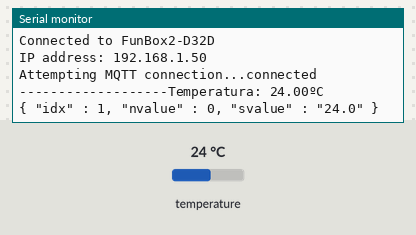
Recording of a sketch running on a simulated ESP8266 (NodeMCU). Shown: the last lines printed to the serial monitor. Inputs (shaded band) come from the test bench; at power-on: temperature 24 °C. WiFi joins after 1.5 s; servers stay silent unless stated; no MQTT or app messages arrive unless stated.

Above: at 3.2 s.
3.3 s: temperature set to 12 °C
At 5.5 s:
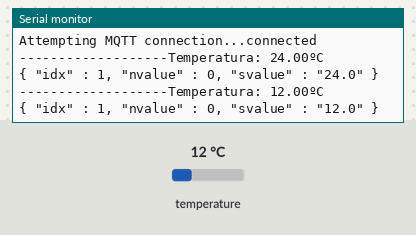
5.8 s: temperature set to 19 °C
At 6.8 s:
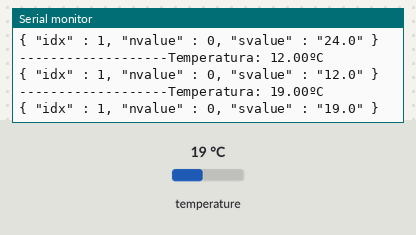
Timing chart, 0 to 8.8 s (numbered marks = the images above; inputs shaded):
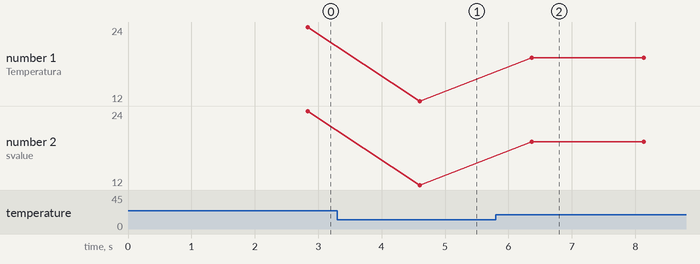

Measured:
- after the input at 3.3 s, the serial monitor: prints a new line after 1.3 s (image 1)
- after the input at 5.8 s, the serial monitor: prints a new line after 0.57 s (image 2)
- plotted number 1: 24 → 12 after the input at 3.3 s, 12 → 19 after the input at 5.8 s
- plotted number 2: 24 → 12 after the input at 3.3 s, 12 → 19 after the input at 5.8 s

The sketch:

ds18b20_v1.ino
```cpp
#include <ESP8266WiFi.h>
#include <PubSubClient.h>
#include <OneWire.h>
#include <DallasTemperature.h>

// GPIO where the DS18B20 is connected to
const int oneWireBus = 4;

// Setup a oneWire instance to communicate with any OneWire devices
OneWire oneWire(oneWireBus);

// Pass our oneWire reference to Dallas Temperature sensor
DallasTemperature sensors(&oneWire);

// WiFi configuration
const char* ssid = "FunBox2-D32D";
const char* password = "aleksandra2";

// MQTT configuration
const char* mqtt_server = "broker.mqtt-dashboard.com";
const char* mqtt_username = "";
const char* mqtt_password = "";
const char* mqtt_topic = "domoticz/in";

WiFiClient espClient;
PubSubClient client(espClient);

// Temperature variables
const int idx1 = 1;
char mqttbuffer[60];
float temperature1 = 0.0;

// Handle recieved MQTT message, just print it
void callback(char* topic, byte* payload, unsigned int length) {
  Serial.print("Message arrived [");
  Serial.print(topic);
  Serial.print("] ");
  for (int i = 0; i < length; i++) {
    Serial.print((char)payload[i]);
  }
  Serial.println();
}

// Reconnect to MQTT broker
void reconnect() {
  // Loop until we're reconnected
  while (!client.connected()) {
    Serial.print("Attempting MQTT connection...");
    // Attempt to connect
    if (client.connect("broker")) {
      Serial.println("connected");
    } else {
      Serial.print("failed, rc=");
      Serial.print(client.state());
      Serial.println(" try again in 5 seconds");
      // Wait 5 seconds before retrying
      delay(5000);
    }
  }
}

void setup() {
  // Start the Serial Monitor
  Serial.begin(115200);

  // Start the DS18B20 sensor
  sensors.begin();
  Serial.println("1-Wire library started");

  // Start WiFi
  WiFi.mode(WIFI_STA);
  WiFi.begin(ssid, password);
  Serial.println("");

  while (WiFi.status() != WL_CONNECTED) {
    Serial.print("Reconecting to wifi\n");
    delay(1000);
  }
  Serial.println("");
  Serial.print("Connected to ");
  Serial.println(ssid);
  Serial.print("IP address: ");
  Serial.println(WiFi.localIP());

  // Setup MQTT
  client.setServer(mqtt_server, 1883);
  client.setCallback(callback);
}

void loop() {
  // Try to reconnect if connection is lost
  if (!client.connected()) {
    reconnect();
  }
  client.loop();

  // Get temperature
  sensors.requestTemperatures();
  temperature1 = sensors.getTempCByIndex(0);
  Serial.print("-------------------");
  Serial.print("Temperatura: ");
  Serial.print(temperature1);
  Serial.println("ºC");

  // Publish temperature
  sprintf(mqttbuffer, "{ \"idx\" : %d, \"nvalue\" : 0, \"svalue\" : \"%3.1f\" }", idx1, temperature1);
  Serial.print(mqttbuffer);
  Serial.print("\n");
  client.publish(mqtt_topic, mqttbuffer);

  // Delay
  delay(1000);
}
```
